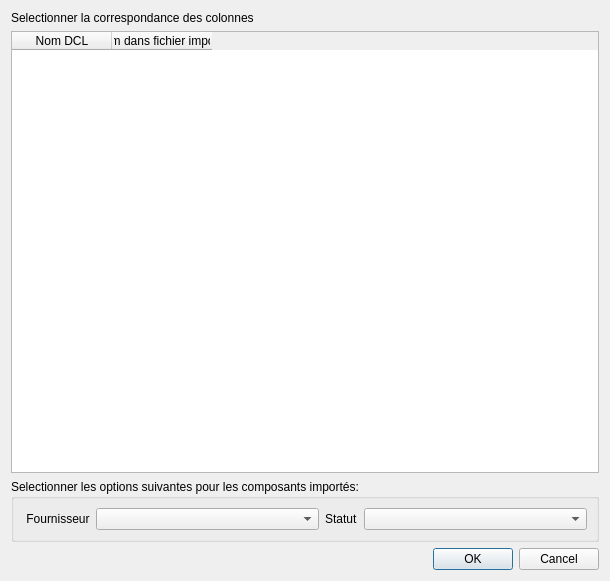
<?xml version="1.0" encoding="UTF-8"?>
<ui version="4.0">
 <class>ImportComponentsDialog</class>
 <widget class="QDialog" name="ImportComponentsDialog">
  <property name="geometry">
   <rect>
    <x>0</x>
    <y>0</y>
    <width>610</width>
    <height>581</height>
   </rect>
  </property>
  <property name="windowTitle">
   <string>Import components</string>
  </property>
  <property name="windowIcon">
   <iconset resource="qressources.qrc">
    <normaloff>:/images/settings.png</normaloff>:/images/settings.png</iconset>
  </property>
  <layout class="QVBoxLayout" name="verticalLayout">
   <item>
    <widget class="QLabel" name="label">
     <property name="text">
      <string>Selectionner la correspondance des colonnes</string>
     </property>
    </widget>
   </item>
   <item>
    <widget class="QTableWidget" name="correspondanceTableWidget">
     <column>
      <property name="text">
       <string>Nom DCL</string>
      </property>
     </column>
     <column>
      <property name="text">
       <string>Nom dans fichier importé</string>
      </property>
     </column>
    </widget>
   </item>
   <item>
    <widget class="QGroupBox" name="groupBox">
     <property name="title">
      <string>Selectionner les options suivantes pour les composants importés:</string>
     </property>
     <layout class="QHBoxLayout" name="horizontalLayout">
      <item>
       <widget class="QLabel" name="label_2">
        <property name="sizePolicy">
         <sizepolicy hsizetype="Maximum" vsizetype="Preferred">
          <horstretch>0</horstretch>
          <verstretch>0</verstretch>
         </sizepolicy>
        </property>
        <property name="text">
         <string> Fournisseur</string>
        </property>
       </widget>
      </item>
      <item>
       <widget class="QComboBox" name="fournisseurComboBox"/>
      </item>
      <item>
       <widget class="QLabel" name="label_4">
        <property name="sizePolicy">
         <sizepolicy hsizetype="Maximum" vsizetype="Preferred">
          <horstretch>0</horstretch>
          <verstretch>0</verstretch>
         </sizepolicy>
        </property>
        <property name="text">
         <string>Statut</string>
        </property>
       </widget>
      </item>
      <item>
       <widget class="QComboBox" name="statusComboBox"/>
      </item>
     </layout>
    </widget>
   </item>
   <item>
    <widget class="QDialogButtonBox" name="buttonBox">
     <property name="orientation">
      <enum>Qt::Orientation::Horizontal</enum>
     </property>
     <property name="standardButtons">
      <set>QDialogButtonBox::StandardButton::Cancel|QDialogButtonBox::StandardButton::Ok</set>
     </property>
    </widget>
   </item>
  </layout>
 </widget>
 <resources>
  <include location="qressources.qrc"/>
 </resources>
 <connections>
  <connection>
   <sender>buttonBox</sender>
   <signal>accepted()</signal>
   <receiver>ImportComponentsDialog</receiver>
   <slot>accept()</slot>
   <hints>
    <hint type="sourcelabel">
     <x>248</x>
     <y>254</y>
    </hint>
    <hint type="destinationlabel">
     <x>157</x>
     <y>274</y>
    </hint>
   </hints>
  </connection>
  <connection>
   <sender>buttonBox</sender>
   <signal>rejected()</signal>
   <receiver>ImportComponentsDialog</receiver>
   <slot>reject()</slot>
   <hints>
    <hint type="sourcelabel">
     <x>316</x>
     <y>260</y>
    </hint>
    <hint type="destinationlabel">
     <x>286</x>
     <y>274</y>
    </hint>
   </hints>
  </connection>
 </connections>
</ui>
